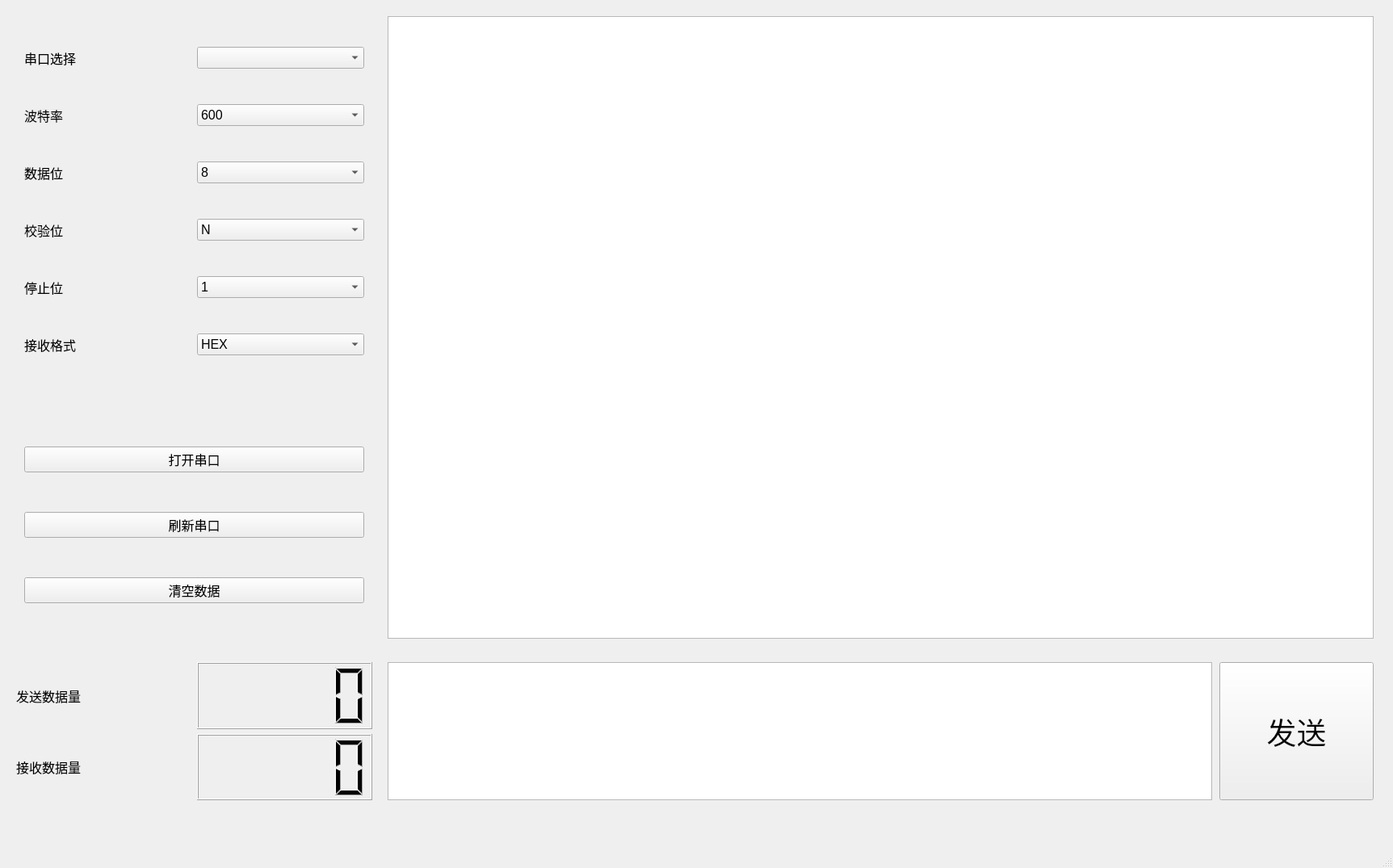
<?xml version="1.0" encoding="UTF-8"?>
<ui version="4.0">
 <class>MainWindow</class>
 <widget class="QMainWindow" name="MainWindow">
  <property name="geometry">
   <rect>
    <x>0</x>
    <y>0</y>
    <width>1725</width>
    <height>1075</height>
   </rect>
  </property>
  <property name="minimumSize">
   <size>
    <width>1725</width>
    <height>1075</height>
   </size>
  </property>
  <property name="maximumSize">
   <size>
    <width>1725</width>
    <height>1075</height>
   </size>
  </property>
  <property name="font">
   <font>
    <stylestrategy>PreferAntialias</stylestrategy>
   </font>
  </property>
  <property name="windowTitle">
   <string>MainWindow</string>
  </property>
  <widget class="QWidget" name="centralwidget">
   <widget class="QTextBrowser" name="rx_textBrowser">
    <property name="geometry">
     <rect>
      <x>480</x>
      <y>20</y>
      <width>1221</width>
      <height>771</height>
     </rect>
    </property>
   </widget>
   <widget class="QPlainTextEdit" name="tx_plainTextEdit">
    <property name="geometry">
     <rect>
      <x>480</x>
      <y>820</y>
      <width>1021</width>
      <height>171</height>
     </rect>
    </property>
   </widget>
   <widget class="QWidget" name="verticalLayoutWidget">
    <property name="geometry">
     <rect>
      <x>30</x>
      <y>20</y>
      <width>421</width>
      <height>461</height>
     </rect>
    </property>
    <layout class="QVBoxLayout" name="verticalLayout">
     <item>
      <layout class="QHBoxLayout" name="horizontalLayout">
       <item>
        <widget class="QLabel" name="label">
         <property name="font">
          <font>
           <pointsize>12</pointsize>
           <stylestrategy>PreferAntialias</stylestrategy>
          </font>
         </property>
         <property name="text">
          <string>串口选择</string>
         </property>
        </widget>
       </item>
       <item>
        <widget class="QComboBox" name="comboBox_uart">
         <property name="font">
          <font>
           <pointsize>12</pointsize>
           <stylestrategy>PreferAntialias</stylestrategy>
          </font>
         </property>
        </widget>
       </item>
      </layout>
     </item>
     <item>
      <layout class="QHBoxLayout" name="horizontalLayout_2">
       <item>
        <widget class="QLabel" name="label_2">
         <property name="font">
          <font>
           <pointsize>12</pointsize>
           <stylestrategy>PreferAntialias</stylestrategy>
          </font>
         </property>
         <property name="text">
          <string>波特率</string>
         </property>
        </widget>
       </item>
       <item>
        <widget class="QComboBox" name="comboBox_baud">
         <property name="font">
          <font>
           <pointsize>12</pointsize>
           <stylestrategy>PreferAntialias</stylestrategy>
          </font>
         </property>
         <item>
          <property name="text">
           <string>600</string>
          </property>
         </item>
         <item>
          <property name="text">
           <string>1200</string>
          </property>
         </item>
         <item>
          <property name="text">
           <string>2400</string>
          </property>
         </item>
         <item>
          <property name="text">
           <string>4800</string>
          </property>
         </item>
         <item>
          <property name="text">
           <string>9600</string>
          </property>
         </item>
         <item>
          <property name="text">
           <string>115200</string>
          </property>
         </item>
        </widget>
       </item>
      </layout>
     </item>
     <item>
      <layout class="QHBoxLayout" name="horizontalLayout_3">
       <item>
        <widget class="QLabel" name="label_3">
         <property name="font">
          <font>
           <pointsize>12</pointsize>
           <stylestrategy>PreferAntialias</stylestrategy>
          </font>
         </property>
         <property name="text">
          <string>数据位</string>
         </property>
        </widget>
       </item>
       <item>
        <widget class="QComboBox" name="comboBox_data">
         <property name="font">
          <font>
           <pointsize>12</pointsize>
           <stylestrategy>PreferAntialias</stylestrategy>
          </font>
         </property>
         <item>
          <property name="text">
           <string>8</string>
          </property>
         </item>
         <item>
          <property name="text">
           <string>7</string>
          </property>
         </item>
         <item>
          <property name="text">
           <string>6</string>
          </property>
         </item>
         <item>
          <property name="text">
           <string>5</string>
          </property>
         </item>
        </widget>
       </item>
      </layout>
     </item>
     <item>
      <layout class="QHBoxLayout" name="horizontalLayout_4">
       <item>
        <widget class="QLabel" name="label_4">
         <property name="font">
          <font>
           <pointsize>12</pointsize>
           <stylestrategy>PreferAntialias</stylestrategy>
          </font>
         </property>
         <property name="text">
          <string>校验位</string>
         </property>
        </widget>
       </item>
       <item>
        <widget class="QComboBox" name="comboBox_check">
         <property name="font">
          <font>
           <pointsize>12</pointsize>
           <stylestrategy>PreferAntialias</stylestrategy>
          </font>
         </property>
         <item>
          <property name="text">
           <string>N</string>
          </property>
         </item>
         <item>
          <property name="text">
           <string>O</string>
          </property>
         </item>
         <item>
          <property name="text">
           <string>E</string>
          </property>
         </item>
        </widget>
       </item>
      </layout>
     </item>
     <item>
      <layout class="QHBoxLayout" name="horizontalLayout_5">
       <item>
        <widget class="QLabel" name="label_5">
         <property name="font">
          <font>
           <pointsize>12</pointsize>
           <stylestrategy>PreferAntialias</stylestrategy>
          </font>
         </property>
         <property name="text">
          <string>停止位</string>
         </property>
        </widget>
       </item>
       <item>
        <widget class="QComboBox" name="comboBox_stop">
         <property name="font">
          <font>
           <pointsize>12</pointsize>
           <stylestrategy>PreferAntialias</stylestrategy>
          </font>
         </property>
         <item>
          <property name="text">
           <string>1</string>
          </property>
         </item>
         <item>
          <property name="text">
           <string>2</string>
          </property>
         </item>
        </widget>
       </item>
      </layout>
     </item>
     <item>
      <layout class="QHBoxLayout" name="horizontalLayout_6">
       <item>
        <widget class="QLabel" name="label_6">
         <property name="font">
          <font>
           <pointsize>12</pointsize>
          </font>
         </property>
         <property name="text">
          <string>接收格式</string>
         </property>
        </widget>
       </item>
       <item>
        <widget class="QComboBox" name="comboBox">
         <property name="font">
          <font>
           <pointsize>12</pointsize>
          </font>
         </property>
         <item>
          <property name="text">
           <string>HEX</string>
          </property>
         </item>
         <item>
          <property name="text">
           <string>ASCⅡ</string>
          </property>
         </item>
        </widget>
       </item>
      </layout>
     </item>
    </layout>
   </widget>
   <widget class="QPushButton" name="pushButton_send">
    <property name="geometry">
     <rect>
      <x>1510</x>
      <y>820</y>
      <width>191</width>
      <height>171</height>
     </rect>
    </property>
    <property name="font">
     <font>
      <family>华文行楷</family>
      <pointsize>28</pointsize>
      <stylestrategy>PreferAntialias</stylestrategy>
     </font>
    </property>
    <property name="text">
     <string>发送</string>
    </property>
   </widget>
   <widget class="QWidget" name="verticalLayoutWidget_2">
    <property name="geometry">
     <rect>
      <x>30</x>
      <y>510</y>
      <width>421</width>
      <height>281</height>
     </rect>
    </property>
    <layout class="QVBoxLayout" name="verticalLayout_2">
     <item>
      <widget class="QPushButton" name="pushButton_open">
       <property name="font">
        <font>
         <pointsize>12</pointsize>
         <stylestrategy>PreferAntialias</stylestrategy>
        </font>
       </property>
       <property name="text">
        <string>打开串口</string>
       </property>
       <property name="iconSize">
        <size>
         <width>16</width>
         <height>16</height>
        </size>
       </property>
       <property name="checkable">
        <bool>false</bool>
       </property>
      </widget>
     </item>
     <item>
      <widget class="QPushButton" name="pushButton_refresh">
       <property name="font">
        <font>
         <pointsize>12</pointsize>
         <stylestrategy>PreferAntialias</stylestrategy>
        </font>
       </property>
       <property name="text">
        <string>刷新串口</string>
       </property>
      </widget>
     </item>
     <item>
      <widget class="QPushButton" name="pushButton_clear_rx">
       <property name="font">
        <font>
         <pointsize>12</pointsize>
         <stylestrategy>PreferAntialias</stylestrategy>
        </font>
       </property>
       <property name="text">
        <string>清空数据</string>
       </property>
      </widget>
     </item>
    </layout>
   </widget>
   <widget class="QWidget" name="verticalLayoutWidget_3">
    <property name="geometry">
     <rect>
      <x>20</x>
      <y>820</y>
      <width>441</width>
      <height>171</height>
     </rect>
    </property>
    <layout class="QVBoxLayout" name="verticalLayout_3">
     <item>
      <layout class="QHBoxLayout" name="horizontalLayout_7">
       <item>
        <widget class="QLabel" name="label_7">
         <property name="font">
          <font>
           <pointsize>12</pointsize>
           <stylestrategy>PreferAntialias</stylestrategy>
          </font>
         </property>
         <property name="text">
          <string>发送数据量</string>
         </property>
        </widget>
       </item>
       <item>
        <widget class="QLCDNumber" name="tx_lcdNumber"/>
       </item>
      </layout>
     </item>
     <item>
      <layout class="QHBoxLayout" name="horizontalLayout_8">
       <item>
        <widget class="QLabel" name="label_8">
         <property name="font">
          <font>
           <pointsize>12</pointsize>
           <stylestrategy>PreferAntialias</stylestrategy>
          </font>
         </property>
         <property name="text">
          <string>接收数据量</string>
         </property>
        </widget>
       </item>
       <item>
        <widget class="QLCDNumber" name="rx_lcdNumber"/>
       </item>
      </layout>
     </item>
    </layout>
   </widget>
  </widget>
  <widget class="QMenuBar" name="menubar">
   <property name="geometry">
    <rect>
     <x>0</x>
     <y>0</y>
     <width>1725</width>
     <height>29</height>
    </rect>
   </property>
  </widget>
  <widget class="QStatusBar" name="statusbar"/>
 </widget>
 <resources/>
 <connections/>
</ui>
